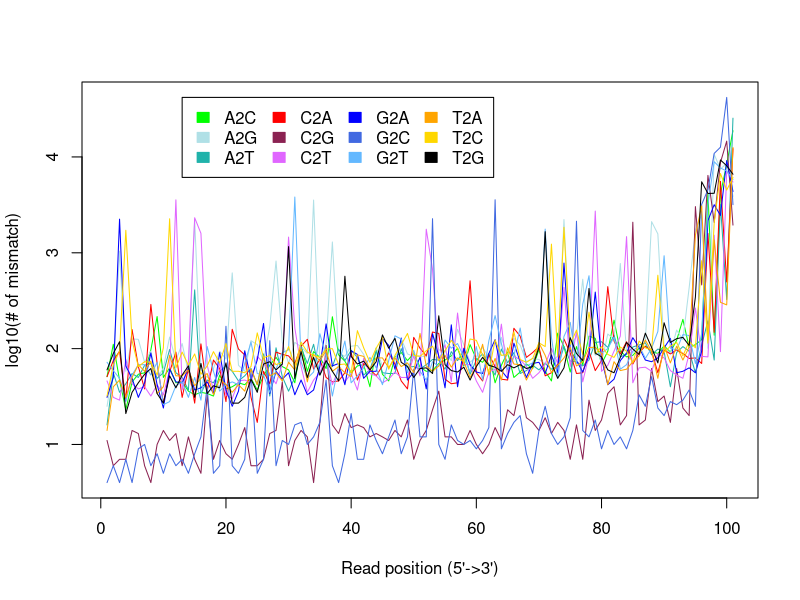

This figure's R source:
A2C=c(50,110,46,22,44,53,55,96,215,49,62,43,44,35,32,34,33,31,52,37,39,43,41,48,36,51,66,80,64,59,43,109,57,92,80,61,214,85,73,55,65,67,39,100,53,45,81,90,74,88,63,57,58,69,75,83,100,65,109,77,71,88,43,66,91,49,56,68,61,97,57,45,144,104,56,104,67,134,127,68,93,197,93,81,84,100,105,92,88,106,91,121,201,102,109,123,4145,137,4101,8401,18769)
A2G=c(24,62,1039,57,125,124,71,93,47,62,131,74,112,55,2218,59,49,61,93,77,616,66,57,120,109,73,170,819,115,69,115,104,88,3549,69,112,1295,89,82,105,107,86,57,101,64,92,74,126,87,82,83,81,140,96,94,74,158,109,71,81,102,80,56,130,83,127,108,72,78,76,69,70,83,2220,106,132,529,93,109,70,141,124,772,90,91,93,118,2112,1573,102,89,155,123,431,1724,2523,100,10635,7489,8578,3880)
A2T=c(15,55,34,42,54,49,66,69,48,55,97,55,49,36,409,33,46,43,57,65,57,45,51,61,41,87,31,101,50,35,49,102,69,110,52,71,64,98,74,95,80,52,59,93,55,54,54,99,63,64,60,67,76,75,60,92,74,95,53,75,87,68,52,98,70,90,54,58,66,59,69,60,64,104,73,72,65,75,115,117,102,137,81,86,103,108,114,85,98,92,39,90,104,93,55,108,194,75,3201,324,25377)
C2A=c(50,74,93,28,157,64,37,288,69,26,56,91,30,61,26,111,35,75,61,27,158,98,85,30,16,57,42,91,86,83,69,105,124,60,76,49,44,45,55,90,46,69,60,51,65,89,68,45,37,130,100,83,148,143,47,42,43,79,509,55,45,86,64,47,46,162,134,80,90,104,51,55,68,125,89,54,55,93,58,74,442,119,87,117,68,90,105,93,55,96,87,96,88,78,79,69,1592,147,5565,495,12190)
C2G=c(10,5,6,6,13,12,5,3,9,13,10,12,5,11,6,4,32,6,10,7,6,9,14,5,5,6,12,13,44,5,10,13,11,3,16,107,15,12,20,14,15,14,11,12,11,10,13,11,17,6,10,13,22,35,11,11,9,9,13,9,7,9,14,10,22,19,40,18,16,13,18,12,16,13,6,15,6,28,13,17,33,39,15,19,2083,15,17,61,27,31,16,61,23,19,3032,461,6417,2075,8751,14622,1945)
C2T=c(45,30,28,76,42,37,39,31,41,32,59,3566,36,72,2319,1595,66,36,70,32,29,45,46,43,82,70,53,42,68,1457,163,64,34,46,55,80,41,60,44,54,36,78,54,51,43,47,56,49,49,83,51,1761,671,74,109,44,234,67,67,45,34,56,60,179,50,82,76,64,48,55,68,99,69,434,64,149,44,85,2722,57,66,93,134,1473,43,62,63,57,88,79,58,52,48,87,264,82,81,1523,92,7121,5463)
G2A=c(30,49,2242,65,48,30,43,89,41,23,60,44,43,61,36,38,44,33,90,36,24,35,94,47,75,182,33,57,47,55,32,46,32,36,64,180,65,69,41,94,86,48,57,57,126,107,60,128,46,56,80,37,142,83,38,176,39,100,67,56,54,88,123,58,48,113,72,49,69,71,54,85,55,780,95,74,56,84,388,78,41,47,74,89,129,102,75,72,79,101,127,55,57,62,55,93,2164,3174,2453,9168,4365)
G2C=c(3,5,3,6,3,8,9,5,7,4,7,5,6,4,7,11,39,4,5,170,5,4,6,57,4,6,120,5,10,9,15,16,9,11,16,46,5,3,7,20,6,6,15,10,7,11,17,7,11,60,11,11,2267,9,6,15,10,9,10,8,10,14,3573,8,12,16,19,7,4,13,24,12,9,11,18,2133,13,11,17,8,13,9,11,8,13,32,24,50,23,19,27,25,28,36,24,3195,4548,10889,12636,41808,3175)
G2T=c(71,58,48,27,52,67,67,52,71,25,27,40,44,30,49,28,104,57,35,41,44,41,69,116,54,52,34,60,90,96,3816,72,48,56,142,82,31,67,119,43,51,62,80,62,41,74,135,125,55,95,57,46,72,64,122,100,112,81,56,104,46,120,220,112,59,83,163,65,70,105,1766,129,48,133,187,69,290,575,85,89,99,131,60,67,93,108,78,100,150,930,100,96,139,136,69,143,3198,8915,7655,7139,5830)
T2A=c(13,39,46,30,49,67,57,73,33,39,84,51,51,59,40,48,54,32,47,41,34,41,35,60,41,82,51,55,45,71,59,99,44,86,74,94,57,64,55,50,85,82,60,79,79,62,79,64,70,55,143,65,57,65,84,63,79,72,49,64,110,52,78,46,101,68,67,46,62,114,84,55,66,79,102,65,72,102,102,88,41,72,58,60,72,83,122,93,48,106,70,105,75,103,1524,3080,123,1357,303,285,12577)
T2C=c(31,67,93,1716,120,64,72,71,52,101,2262,62,91,66,87,53,65,92,70,112,57,57,55,64,145,79,84,67,71,104,64,116,91,84,80,98,99,67,68,55,153,101,71,100,130,60,84,109,143,84,82,94,105,74,94,121,100,72,125,121,85,56,122,84,86,149,76,71,78,114,104,1230,81,1844,110,155,86,239,87,104,86,80,103,93,70,119,101,96,582,90,105,115,83,118,101,826,113,2037,6716,4509,6109)
T2G=c(59,88,117,20,34,43,53,61,33,26,51,38,52,65,30,69,33,40,38,70,26,26,30,47,34,68,72,59,68,1159,48,92,49,80,52,74,57,45,568,82,68,73,59,72,138,100,127,71,64,49,61,62,54,219,67,58,56,63,46,64,80,66,63,57,67,62,67,61,64,102,1659,69,48,62,129,88,74,423,89,81,59,55,80,115,98,86,144,102,70,185,115,126,130,107,345,5506,4157,4177,9294,8092,6598)
color_code = c("green","powderblue","lightseagreen","red","violetred4","mediumorchid1","blue","royalblue","steelblue1","orange","gold","black")
y_up_bound = max(c(log10(A2C+1),log10(A2G+1),log10(A2T+1),log10(C2A+1),log10(C2G+1),log10(C2T+1),log10(G2A+1),log10(G2C+1),log10(G2T+1),log10(T2A+1),log10(T2C+1),log10(T2G+1)))
y_low_bound = min(c(log10(A2C+1),log10(A2G+1),log10(A2T+1),log10(C2A+1),log10(C2G+1),log10(C2T+1),log10(G2A+1),log10(G2C+1),log10(G2T+1),log10(T2A+1),log10(T2C+1),log10(T2G+1)))
pdf("out.mismatch_profile.pdf")
plot(log10(A2C+1),type="l",col=color_code[1],ylim=c(y_low_bound,y_up_bound),ylab="log10(# of mismatch)",xlab="Read position (5'->3')")
lines(log10(A2G+1), col=color_code[2])
lines(log10(A2T+1), col=color_code[3])
lines(log10(C2A+1), col=color_code[4])
lines(log10(C2G+1), col=color_code[5])
lines(log10(C2T+1), col=color_code[6])
lines(log10(G2A+1), col=color_code[7])
lines(log10(G2C+1), col=color_code[8])
lines(log10(G2T+1), col=color_code[9])
lines(log10(T2A+1), col=color_code[10])
lines(log10(T2C+1), col=color_code[11])
lines(log10(T2G+1), col=color_code[12])
legend(13,y_up_bound,legend=c("A2C","A2G","A2T","C2A","C2G","C2T","G2A","G2C","G2T","T2A","T2C","T2G"), fill=color_code, border=color_code, ncol=4)
dev.off()
